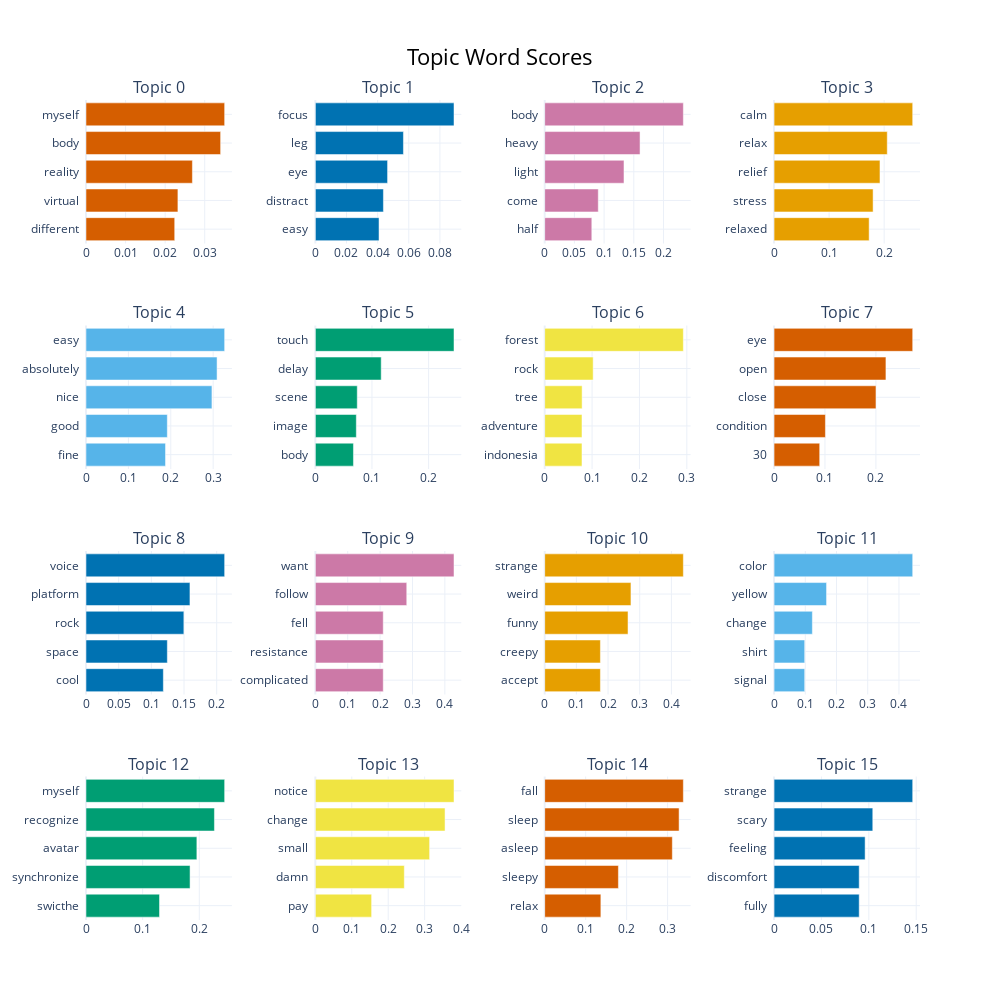

The notebook cell this image was saved under:
### Code cell
topic_model.visualize_barchart(top_n_topics=16)

### Figure 1 — Plotly figure (JSON) as saved in the notebook; plotly's stock layout.template omitted (floating-point values rounded to 4 significant figures)
{"data": [{"marker": {"color": "#D55E00"}, "orientation": "h", "type": "bar", "x": [0.02241, 0.02322, 0.02688, 0.03402, 0.03503], "xaxis": "x", "y": ["different  ", "virtual  ", "reality  ", "body  ", "myself  "], "yaxis": "y"}, {"marker": {"color": "#0072B2"}, "orientation": "h", "type": "bar", "x": [0.04089, 0.04371, 0.04638, 0.05657, 0.08904], "xaxis": "x2", "y": ["easy  ", "distract  ", "eye  ", "leg  ", "focus  "], "yaxis": "y2"}, {"marker": {"color": "#CC79A7"}, "orientation": "h", "type": "bar", "x": [0.07929, 0.09017, 0.1335, 0.1605, 0.2334], "xaxis": "x3", "y": ["half  ", "come  ", "light  ", "heavy  ", "body  "], "yaxis": "y3"}, {"marker": {"color": "#E69F00"}, "orientation": "h", "type": "bar", "x": [0.1727, 0.1799, 0.1924, 0.2056, 0.2518], "xaxis": "x4", "y": ["relaxed  ", "stress  ", "relief  ", "relax  ", "calm  "], "yaxis": "y4"}, {"marker": {"color": "#56B4E9"}, "orientation": "h", "type": "bar", "x": [0.1876, 0.1918, 0.2971, 0.3092, 0.3271], "xaxis": "x5", "y": ["fine  ", "good  ", "nice  ", "absolutely  ", "easy  "], "yaxis": "y5"}, {"marker": {"color": "#009E73"}, "orientation": "h", "type": "bar", "x": [0.06728, 0.07234, 0.074, 0.1163, 0.2448], "xaxis": "x6", "y": ["body  ", "image  ", "scene  ", "delay  ", "touch  "], "yaxis": "y6"}, {"marker": {"color": "#F0E442"}, "orientation": "h", "type": "bar", "x": [0.07871, 0.07871, 0.079, 0.1023, 0.2927], "xaxis": "x7", "y": ["indonesia  ", "adventure  ", "tree  ", "rock  ", "forest  "], "yaxis": "y7"}, {"marker": {"color": "#D55E00"}, "orientation": "h", "type": "bar", "x": [0.08961, 0.1008, 0.2001, 0.2197, 0.2722], "xaxis": "x8", "y": ["30  ", "condition  ", "close  ", "open  ", "eye  "], "yaxis": "y8"}, {"marker": {"color": "#0072B2"}, "orientation": "h", "type": "bar", "x": [0.1184, 0.1245, 0.1498, 0.1591, 0.2122], "xaxis": "x9", "y": ["cool  ", "space  ", "rock  ", "platform  ", "voice  "], "yaxis": "y9"}, {"marker": {"color": "#CC79A7"}, "orientation": "h", "type": "bar", "x": [0.2097, 0.2097, 0.2097, 0.2823, 0.4282], "xaxis": "x10", "y": ["complicated  ", "resistance  ", "fell  ", "follow  ", "want  "], "yaxis": "y10"}, {"marker": {"color": "#E69F00"}, "orientation": "h", "type": "bar", "x": [0.1758, 0.1758, 0.2631, 0.2723, 0.4377], "xaxis": "x11", "y": ["accept  ", "creepy  ", "funny  ", "weird  ", "strange  "], "yaxis": "y11"}, {"marker": {"color": "#56B4E9"}, "orientation": "h", "type": "bar", "x": [0.09819, 0.09819, 0.1227, 0.1681, 0.444], "xaxis": "x12", "y": ["signal  ", "shirt  ", "change  ", "yellow  ", "color  "], "yaxis": "y12"}, {"marker": {"color": "#009E73"}, "orientation": "h", "type": "bar", "x": [0.1298, 0.1837, 0.1958, 0.2268, 0.2448], "xaxis": "x13", "y": ["swicthe  ", "synchronize  ", "avatar  ", "recognize  ", "myself  "], "yaxis": "y13"}, {"marker": {"color": "#F0E442"}, "orientation": "h", "type": "bar", "x": [0.1545, 0.2442, 0.3137, 0.3561, 0.3806], "xaxis": "x14", "y": ["pay  ", "damn  ", "small  ", "change  ", "notice  "], "yaxis": "y14"}, {"marker": {"color": "#D55E00"}, "orientation": "h", "type": "bar", "x": [0.1371, 0.1799, 0.3115, 0.328, 0.3384], "xaxis": "x15", "y": ["relax  ", "sleepy  ", "asleep  ", "sleep  ", "fall  "], "yaxis": "y15"}, {"marker": {"color": "#0072B2"}, "orientation": "h", "type": "bar", "x": [0.08985, 0.08985, 0.0961, 0.1042, 0.1463], "xaxis": "x16", "y": ["fully  ", "discomfort  ", "feeling  ", "scary  ", "strange  "], "yaxis": "y16"}], "layout": {"annotations": [{"font": {"size": 16}, "showarrow": false, "text": "Topic 0", "x": 0.0875, "xanchor": "center", "xref": "paper", "y": 1, "yanchor": "bottom", "yref": "paper"}, {"font": {"size": 16}, "showarrow": false, "text": "Topic 1", "x": 0.3625, "xanchor": "center", "xref": "paper", "y": 1, "yanchor": "bottom", "yref": "paper"}, {"font": {"size": 16}, "showarrow": false, "text": "Topic 2", "x": 0.6375, "xanchor": "center", "xref": "paper", "y": 1, "yanchor": "bottom", "yref": "paper"}, {"font": {"size": 16}, "showarrow": false, "text": "Topic 3", "x": 0.9125, "xanchor": "center", "xref": "paper", "y": 1, "yanchor": "bottom", "yref": "paper"}, {"font": {"size": 16}, "showarrow": false, "text": "Topic 4", "x": 0.0875, "xanchor": "center", "xref": "paper", "y": 0.725, "yanchor": "bottom", "yref": "paper"}, {"font": {"size": 16}, "showarrow": false, "text": "Topic 5", "x": 0.3625, "xanchor": "center", "xref": "paper", "y": 0.725, "yanchor": "bottom", "yref": "paper"}, {"font": {"size": 16}, "showarrow": false, "text": "Topic 6", "x": 0.6375, "xanchor": "center", "xref": "paper", "y": 0.725, "yanchor": "bottom", "yref": "paper"}, {"font": {"size": 16}, "showarrow": false, "text": "Topic 7", "x": 0.9125, "xanchor": "center", "xref": "paper", "y": 0.725, "yanchor": "bottom", "yref": "paper"}, {"font": {"size": 16}, "showarrow": false, "text": "Topic 8", "x": 0.0875, "xanchor": "center", "xref": "paper", "y": 0.45, "yanchor": "bottom", "yref": "paper"}, {"font": {"size": 16}, "showarrow": false, "text": "Topic 9", "x": 0.3625, "xanchor": "center", "xref": "paper", "y": 0.45, "yanchor": "bottom", "yref": "paper"}, {"font": {"size": 16}, "showarrow": false, "text": "Topic 10", "x": 0.6375, "xanchor": "center", "xref": "paper", "y": 0.45, "yanchor": "bottom", "yref": "paper"}, {"font": {"size": 16}, "showarrow": false, "text": "Topic 11", "x": 0.9125, "xanchor": "center", "xref": "paper", "y": 0.45, "yanchor": "bottom", "yref": "paper"}, {"font": {"size": 16}, "showarrow": false, "text": "Topic 12", "x": 0.0875, "xanchor": "center", "xref": "paper", "y": 0.175, "yanchor": "bottom", "yref": "paper"}, {"font": {"size": 16}, "showarrow": false, "text": "Topic 13", "x": 0.3625, "xanchor": "center", "xref": "paper", "y": 0.175, "yanchor": "bottom", "yref": "paper"}, {"font": {"size": 16}, "showarrow": false, "text": "Topic 14", "x": 0.6375, "xanchor": "center", "xref": "paper", "y": 0.175, "yanchor": "bottom", "yref": "paper"}, {"font": {"size": 16}, "showarrow": false, "text": "Topic 15", "x": 0.9125, "xanchor": "center", "xref": "paper", "y": 0.175, "yanchor": "bottom", "yref": "paper"}], "height": 1000, "hoverlabel": {"bgcolor": "white", "font": {"family": "Rockwell", "size": 16}}, "showlegend": false, "title": {"font": {"color": "Black", "size": 22}, "text": "Topic Word Scores", "x": 0.5, "xanchor": "center", "yanchor": "top"}, "width": 1000, "xaxis": {"anchor": "y", "domain": [0, 0.175], "showgrid": true}, "xaxis10": {"anchor": "y10", "domain": [0.275, 0.45], "showgrid": true}, "xaxis11": {"anchor": "y11", "domain": [0.55, 0.725], "showgrid": true}, "xaxis12": {"anchor": "y12", "domain": [0.825, 1], "showgrid": true}, "xaxis13": {"anchor": "y13", "domain": [0, 0.175], "showgrid": true}, "xaxis14": {"anchor": "y14", "domain": [0.275, 0.45], "showgrid": true}, "xaxis15": {"anchor": "y15", "domain": [0.55, 0.725], "showgrid": true}, "xaxis16": {"anchor": "y16", "domain": [0.825, 1], "showgrid": true}, "xaxis2": {"anchor": "y2", "domain": [0.275, 0.45], "showgrid": true}, "xaxis3": {"anchor": "y3", "domain": [0.55, 0.725], "showgrid": true}, "xaxis4": {"anchor": "y4", "domain": [0.825, 1], "showgrid": true}, "xaxis5": {"anchor": "y5", "domain": [0, 0.175], "showgrid": true}, "xaxis6": {"anchor": "y6", "domain": [0.275, 0.45], "showgrid": true}, "xaxis7": {"anchor": "y7", "domain": [0.55, 0.725], "showgrid": true}, "xaxis8": {"anchor": "y8", "domain": [0.825, 1], "showgrid": true}, "xaxis9": {"anchor": "y9", "domain": [0, 0.175], "showgrid": true}, "yaxis": {"anchor": "x", "domain": [0.825, 1], "showgrid": true}, "yaxis10": {"anchor": "x10", "domain": [0.275, 0.45], "showgrid": true}, "yaxis11": {"anchor": "x11", "domain": [0.275, 0.45], "showgrid": true}, "yaxis12": {"anchor": "x12", "domain": [0.275, 0.45], "showgrid": true}, "yaxis13": {"anchor": "x13", "domain": [0, 0.175], "showgrid": true}, "yaxis14": {"anchor": "x14", "domain": [0, 0.175], "showgrid": true}, "yaxis15": {"anchor": "x15", "domain": [0, 0.175], "showgrid": true}, "yaxis16": {"anchor": "x16", "domain": [0, 0.175], "showgrid": true}, "yaxis2": {"anchor": "x2", "domain": [0.825, 1], "showgrid": true}, "yaxis3": {"anchor": "x3", "domain": [0.825, 1], "showgrid": true}, "yaxis4": {"anchor": "x4", "domain": [0.825, 1], "showgrid": true}, "yaxis5": {"anchor": "x5", "domain": [0.55, 0.725], "showgrid": true}, "yaxis6": {"anchor": "x6", "domain": [0.55, 0.725], "showgrid": true}, "yaxis7": {"anchor": "x7", "domain": [0.55, 0.725], "showgrid": true}, "yaxis8": {"anchor": "x8", "domain": [0.55, 0.725], "showgrid": true}, "yaxis9": {"anchor": "x9", "domain": [0.275, 0.45], "showgrid": true}}}
